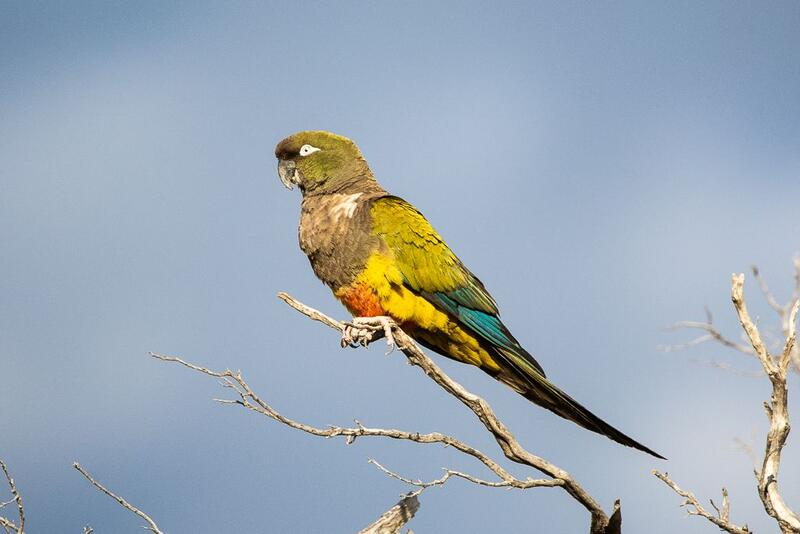
#> input picture app/assets/images/card-conure.jpg, 800 x 534 px
$ python -i hero-crops.py   (imports and definitions only)
#> lines starting #> are read from the running program, lines starting #| are printed output that depends on the picture
# Hero crops of the chosen images: picks the most detailed 2.4:1 band of each and writes webp renditions
# never wider than the crop itself, so nothing is upscaled.
#   python3 -I hero-crops.py out/seleccion-hero.json out/crops [drop,codes]   (see README.md)
import json, os, sys
import numpy as np
from PIL import Image, ImageFile, ImageFilter

ImageFile.LOAD_TRUNCATED_IMAGES = True  # some originals miss a few trailing bytes

Image.MAX_IMAGE_PIXELS = None
RATIO = 2.4            # hero band, width / height
WIDTHS = [2560, 1920, 1280, 768]
# [1 line not run here, left out]
out = sys.argv[2]
# Images that looked soft at hero size (checked by eye on 1:1 tiles): left out
drop = set((sys.argv[3] if len(sys.argv) > 3 else '').split(','))
# [1 line not run here, left out]

def gray(im, w=400):
    g = im.convert('L')
    g = g.resize((w, max(1, round(g.height * w / g.width))), Image.BILINEAR)
    return np.asarray(g).astype(float)

def best_band(im):
    """Crop box of the band with most edges on dark (subject) pixels."""
    W, H = im.size
    g = gray(im)
    s = W / g.shape[1]
    gy, gx = np.gradient(g)
    energy = np.hypot(gx, gy) * (255 - g) / 255
    portrait = H > W
    # Herbarium sheets: colour charts and labels sit on the margins, keep them out
    cw = int(W * (0.72 if portrait else 1.0))
    ch = int(cw / RATIO)
    if ch > H:
        ch, cw = H, int(H * RATIO)
    margin = int(W * 0.10) if portrait else 0
    # Keep out what is not the specimen: the labels and barcodes of the lower part of a herbarium sheet,
    # and the black data bar under a microscope image
    bottom = H
    if portrait:
        bottom = int(H * 0.72)
    else:
        rows = np.median(np.asarray(im.convert('L').resize((256, 400))), axis=1)
        k = len(rows)
        while k > 0 and rows[k - 1] < 25:
            k -= 1
        if k < len(rows):
            bottom = int(H * k / len(rows) * 0.97)
    if ch > bottom:
        ch = bottom
        cw = int(ch * RATIO)
    best, box = -1, None
    for y in range(0, bottom - ch + 1, max(1, (bottom - ch) // 40 or 1)):
        for x in range(margin, max(margin, W - cw - margin) + 1, max(1, (W - cw - 2 * margin) // 10 or 1)):
            e = energy[int(y / s):int((y + ch) / s), int(x / s):int((x + cw) / s)].sum()
            if e > best:
                best, box = e, (x, y, x + cw, y + ch)
    return box

# Hand-picked bands (left, top, right as fractions; the height follows from RATIO) where the automatic one
# catches colour charts, rulers, labels, logos or microscope data bars
MANUAL = {
    'dh8-8': (0.08, 0.62, 0.52), 'dh8-10': (0.12, 0.20, 0.70), 'dh8-11': (0.02, 0.22, 0.72),
    'dh8-12': (0.17, 0.46, 0.85), 'dh7-3': (0.08, 0.20, 1.00), 'dh7-5': (0.00, 0.24, 1.00),
    'dh7-10': (0.16, 0.08, 0.92), 'dh6-12': (0.16, 0.08, 0.92), 'dh6-3': (0.00, 0.10, 1.00),
    'dh6-6': (0.00, 0.30, 1.00), 'dh6-9': (0.02, 0.22, 0.98),
    'dh7-212': (0.02, 0.05, 0.98), 'dh7-192': (0.00, 0.205, 1.00), 'dh7-184': (0.02, 0.17, 0.98), 'dh7-81': (0.10, 0.20, 0.95),
    'dh8-1': (0.06, 0.50, 0.76), 'dh8-3': (0.06, 0.33, 0.76), 'dh8-5': (0.06, 0.23, 0.76), 'dh8-7': (0.06, 0.21, 0.76),
}

def manual_box(im, f):
    W, H = im.size
    x0, y0, x1 = int(f[0] * W), int(f[1] * H), int(f[2] * W)
    return (x0, y0, x1, y0 + int((x1 - x0) / RATIO))

report = []
# [19 lines not run here, left out]

>>> from PIL import Image
>>> picture = Image.open('../../app/assets/images/card-conure.jpg')
#> picture is the input picture: PIL image 800x534 RGB; mean R, G, B 156.6, 169.7, 182.5
>>> result = best_band(picture)
#> in gray, `g = im.convert('L')`:
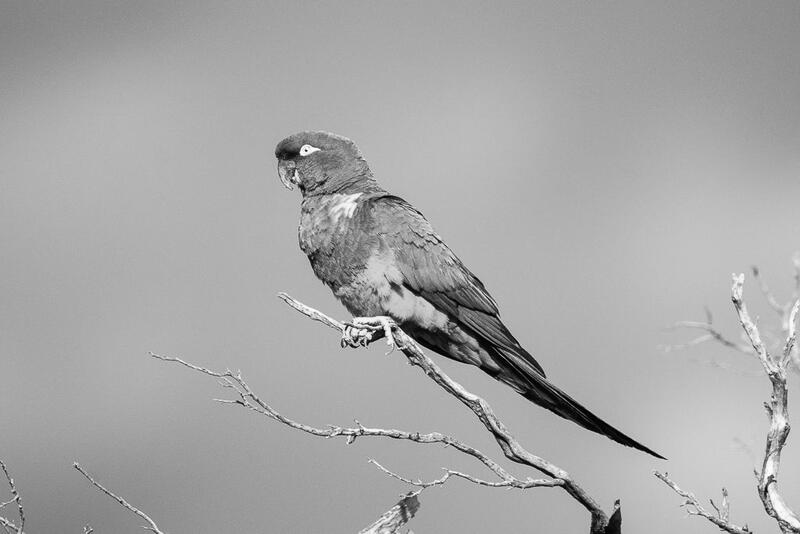
#> g: PIL image 800x534 L; min 0, max 255, mean 167.3
#> in best_band, `gy, gx = np.gradient(g)`:
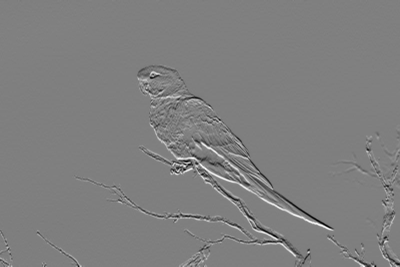
#> gy: shape (267, 400) float64; min -89, max 89, mean 0; drawn with min black and max white
#> in best_band, `gy, gx = np.gradient(g)`:
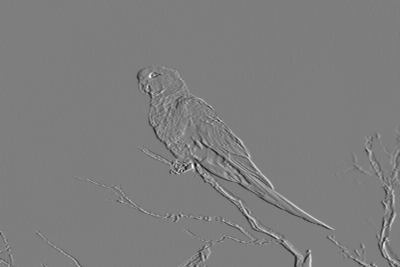
#> gx: shape (267, 400) float64; min -98.5, max 100.5, mean 0; drawn with min black and max white
#> in best_band, `energy = np.hypot(gx, gy) * (255 - g) / 255`:
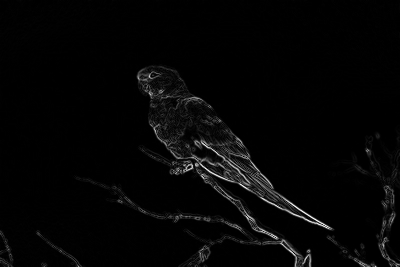
#> energy: shape (267, 400) float64; min 0, max 75.82, mean 1.7; drawn with min black and max white
#> in best_band, `rows = np.median(np.asarray(im.convert('L').resize((256, 400))), axis=1)`: rows = 400 values, max 179 at index 135, min 154 at index 0, mean 171.2
#> in best_band, `k = len(rows)`: k = 400
#> after the loop in best_band, `for y in range(0, bottom - ch + 1, max(1, (bottom - ch) // 40 or 1)):`: best = 159624.4; box = (0, 200, 800, 533)
#> result = (0, 200, 800, 533)
